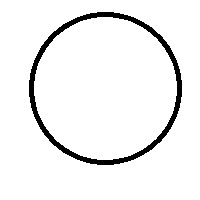
#> input picture image processing/midterm/dataset/circ_0.png, 200 x 200 px; its folder holds only this picture in this run
$ python midterm.py
#> lines starting #> are read from the running program, lines starting #| are printed output that depends on the picture; after the words box and inside, x2 and y2 are one past the last pixel; in counts of white or black regions, pixels touching at a corner belong together
import cv2
import numpy as np
import os
import random
import pandas as pd

# Scale conversion: 1 mm = 3.7795275591 pixels
PIXELS_PER_MM = 3.7795275591


# Function to preprocess images with noise reduction
def preprocess_image(image_path):
#> called with image_path = 'dataset/circ_0.png'
    image = cv2.imread(image_path, cv2.IMREAD_GRAYSCALE)
#> image: shape (200, 200); 94.2% white; 1 black region, box (x1, y1, x2, y2) and area: (29, 12, 182, 165) 2328

    # Apply Gaussian Blur to reduce noise
    blurred = cv2.GaussianBlur(image, (5, 5), 0)
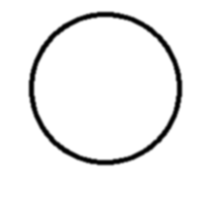
#> blurred: shape (200, 200); min 0, max 255, mean 240.2

    # Apply Median Filtering (better for salt-and-pepper noise)
    median_filtered = cv2.medianBlur(blurred, 5)

    # Morphological Opening (removes small noise patches)
    kernel = np.ones((3, 3), np.uint8)
    cleaned = cv2.morphologyEx(median_filtered, cv2.MORPH_OPEN, kernel)

    # Adaptive Thresholding for better binarization
    adaptive_thresh = cv2.adaptiveThreshold(cleaned, 255, cv2.ADAPTIVE_THRESH_GAUSSIAN_C,
                                            cv2.THRESH_BINARY, 11, 2)
#> adaptive_thresh: shape (200, 200); 94.2% white; 1 black region, box (x1, y1, x2, y2) and area: (29, 12, 182, 165) 2330

    return adaptive_thresh


# Function to add noise to an image
def add_noise(image, noise_level=0.05):
    noisy_image = image.copy()
    num_noise_pixels = int(noise_level * image.size)

    # Add salt (white) noise
    for _ in range(num_noise_pixels // 2):
        x, y = random.randint(0, image.shape[1] - 1), random.randint(0, image.shape[0] - 1)
        noisy_image[y, x] = 255

    # Add pepper (black) noise
    for _ in range(num_noise_pixels // 2):
        x, y = random.randint(0, image.shape[1] - 1), random.randint(0, image.shape[0] - 1)
        noisy_image[y, x] = 0

    return noisy_image


# Function to detect contours and extract shape features
def detect_and_measure_shapes(image):
    contours, _ = cv2.findContours(image, cv2.RETR_EXTERNAL, cv2.CHAIN_APPROX_SIMPLE)
#> contours = [[[0, 0], [0, 199], [199, 199], [199, 0]]]
    shapes = []

    for contour in contours:
        area_px = cv2.contourArea(contour)
        perimeter_px = cv2.arcLength(contour, True)

        # Convert to real-world units
        area_mm2 = area_px / (PIXELS_PER_MM ** 2)
        perimeter_mm = perimeter_px / PIXELS_PER_MM

        # Smooth contours to reduce noise distortions
        epsilon = 0.02 * perimeter_px
        approx = cv2.approxPolyDP(contour, epsilon, True)
        vertices = len(approx)

        # Classify shape
        if vertices == 3:
            shape_type = 'Triangle'
        elif vertices == 4:
            x, y, w, h = cv2.boundingRect(approx)
            aspect_ratio = float(w) / h
            shape_type = 'Square' if 0.9 <= aspect_ratio <= 1.1 else 'Rectangle'
        elif vertices == 5:
            shape_type = 'Pentagon'
        elif vertices == 6:
            shape_type = 'Hexagon'
        else:
            shape_type = 'Circle' if is_circular(contour, area_px, perimeter_px) else 'Polygon'

        shapes.append({
            "Shape": shape_type,
            "Area (px²)": area_px,
            "Perimeter (px)": perimeter_px,
            "Area (mm²)": round(area_mm2, 2),
            "Perimeter (mm)": round(perimeter_mm, 2)
        })
#> this loop made 1 pass
#> (area_px, perimeter_px, area_mm2, perimeter_mm, epsilon, approx, vertices, x) on pass 1: (39601, 796, 2772.2, 210.6, 15.92, [[0, 0], [0, 199], [199, 199], [199, 0]], 4, 0)
#> after the loop, shapes = 1 item

    return shapes


# Function to determine if a shape is a circle
def is_circular(contour, area, perimeter):
    if perimeter == 0:
        return False
    circularity = (4 * np.pi * area) / (perimeter ** 2)
    return 0.75 <= circularity <= 1.25  # Approximate range for circular shapes


# Function to process images in the **main dataset folder only** (no subfolders)
def process_dataset(dataset_path):
    results = []

    for filename in os.listdir(dataset_path):
        if filename.endswith('.png') or filename.endswith('.jpg'):
            image_path = os.path.join(dataset_path, filename)
            print(f"Processing Image: {image_path}")

            # Preprocess image
            image = preprocess_image(image_path)
            shapes = detect_and_measure_shapes(image)
#> shapes = 1 item

            for shape in shapes:
                results.append({
                    "filename": filename,
                    "shape": shape["Shape"],
                    "area_px": round(shape["Area (px²)"], 2),
                    "perimeter_px": round(shape["Perimeter (px)"], 2),
                    "area_mm2": round(shape["Area (mm²)"], 2),
                    "perimeter_mm": round(shape["Perimeter (mm)"], 2)
                })
#> this loop made 1 pass
#> after the loop, results = 1 item

    return results


# Example usage6
dataset_path = "dataset"  # Replace with the actual dataset path
shape_results = process_dataset(dataset_path)
#> shape_results = 1 item

# Save results to a JSON file
import json

with open("shape_measurements.json", "w") as f:
    json.dump(shape_results, f, indent=4)

print("Processing complete! Results saved to shape_measurements.json")

$ run again, on image processing/midterm/dataset/circ_30.png
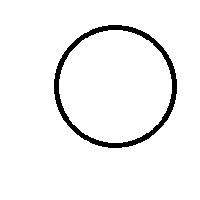
#> input picture image processing/midterm/dataset/circ_30.png, 200 x 200 px
#> image: shape (200, 200); 95.4% white; 1 black region, box (x1, y1, x2, y2) and area: (54, 25, 177, 148) 1842
#> in preprocess_image, `blurred = cv2.GaussianBlur(image, (5, 5), 0)`:
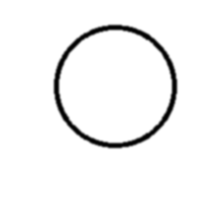
#> blurred: shape (200, 200); min 0, max 255, mean 243.3
#> adaptive_thresh: shape (200, 200); 95.4% white; 1 black region, box (x1, y1, x2, y2) and area: (54, 25, 177, 148) 1846
#> contours = [[[0, 0], [0, 199], [199, 199], [199, 0]]]
#> the loop in detect_and_measure_shapes, `for contour in contours:` made 1 pass
#> (area_px, perimeter_px, area_mm2, perimeter_mm, epsilon, approx, vertices, x) on pass 1: (39601, 796, 2772.2, 210.6, 15.92, [[0, 0], [0, 199], [199, 199], [199, 0]], 4, 0)
#> after the loop in detect_and_measure_shapes, `for contour in contours:`: shapes = 1 item
#> the loop in process_dataset, `for shape in shapes:` made 1 pass

$ run again, on image processing/midterm/dataset/circ_41.png
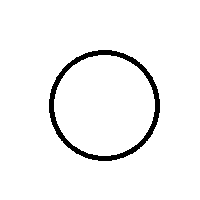
#> input picture image processing/midterm/dataset/circ_41.png, 200 x 200 px
#> image: shape (200, 200); 95.9% white; 1 black region, box (x1, y1, x2, y2) and area: (49, 50, 160, 161) 1658
#> in preprocess_image, `blurred = cv2.GaussianBlur(image, (5, 5), 0)`:
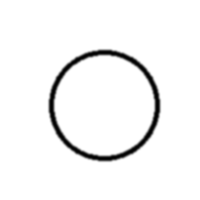
#> blurred: shape (200, 200); min 0, max 255, mean 244.4
#> adaptive_thresh: shape (200, 200); 95.9% white; 1 black region, box (x1, y1, x2, y2) and area: (49, 50, 160, 161) 1656
#> contours = [[[0, 0], [0, 199], [199, 199], [199, 0]]]
#> the loop in detect_and_measure_shapes, `for contour in contours:` made 1 pass
#> (area_px, perimeter_px, area_mm2, perimeter_mm, epsilon, approx, vertices, x) on pass 1: (39601, 796, 2772.2, 210.6, 15.92, [[0, 0], [0, 199], [199, 199], [199, 0]], 4, 0)
#> after the loop in detect_and_measure_shapes, `for contour in contours:`: shapes = 1 item
#> the loop in process_dataset, `for shape in shapes:` made 1 pass

$ run again, on image processing/midterm/dataset/circ_1.png
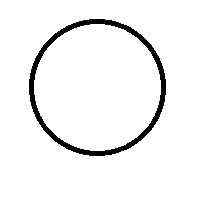
#> input picture image processing/midterm/dataset/circ_1.png, 200 x 200 px
#> image: shape (200, 200); 94.8% white; 1 black region, box (x1, y1, x2, y2) and area: (29, 19, 166, 156) 2076
#> in preprocess_image, `blurred = cv2.GaussianBlur(image, (5, 5), 0)`:
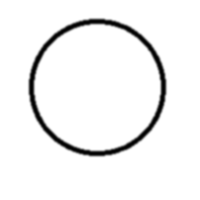
#> blurred: shape (200, 200); min 0, max 255, mean 241.8
#> adaptive_thresh: shape (200, 200); 94.8% white; 1 black region, box (x1, y1, x2, y2) and area: (29, 19, 166, 156) 2078
#> contours = [[[0, 0], [0, 199], [199, 199], [199, 0]]]
#> the loop in detect_and_measure_shapes, `for contour in contours:` made 1 pass
#> (area_px, perimeter_px, area_mm2, perimeter_mm, epsilon, approx, vertices, x) on pass 1: (39601, 796, 2772.2, 210.6, 15.92, [[0, 0], [0, 199], [199, 199], [199, 0]], 4, 0)
#> after the loop in detect_and_measure_shapes, `for contour in contours:`: shapes = 1 item
#> the loop in process_dataset, `for shape in shapes:` made 1 pass
